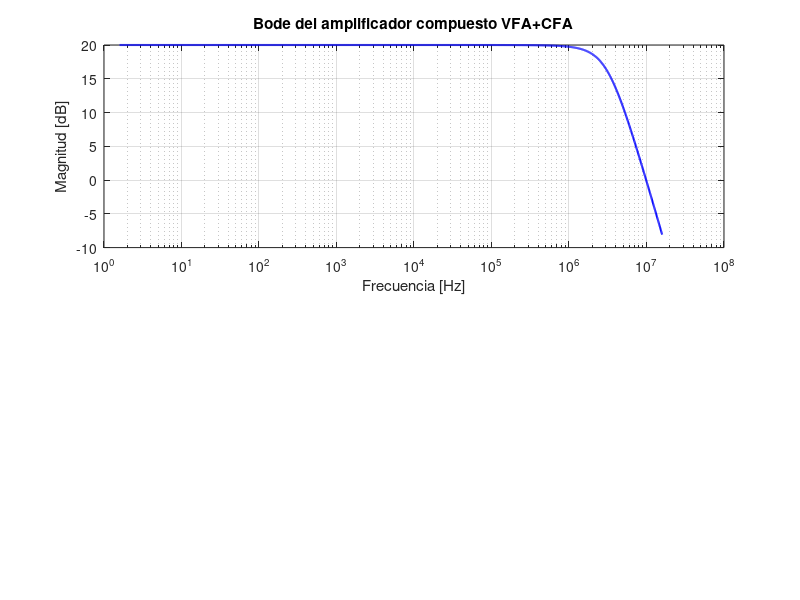

Write the MATLAB code that produced this figure. (Note: this script raises an error after producing the figure.)
% Parámetros
Ad0 = 1e5;              % Ganancia DC
f1 = 10;                % Hz, primer polo
f2 = 5.06e6;            % Hz, segundo polo
Avf2 = 20;              % Ganancia fija del CFA
Avf = 10;               % Ganancia en lazo cerrado deseada

% Convertir frecuencias a rad/s
w1 = 2*pi*f1;
w2 = 2*pi*f2;

% Transferencia en lazo abierto del VFA
s = tf('s');
Avfa = Ad0 / ((1 + s/w1)*(1 + s/w2));

% Multiplicación por el CFA
Acomp = Avfa * Avf2;

% Función de transferencia en lazo cerrado
T = feedback(Acomp, 1/Avf);  % la realimentación ajustada a Avf

% Barrido de frecuencias
w = logspace(1,8,2000);   % de 10 Hz a 100 MHz
f = w/(2*pi);

[mag,phase] = bode(T, w);
mag = squeeze(mag);
phase = squeeze(phase);

% Diagrama de Bode
figure;
subplot(2,1,1)
semilogx(f,20*log10(mag),'b','LineWidth',1.5), grid on
xlabel('Frecuencia [Hz]')
ylabel('Magnitud [dB]')
title('Bode del amplificador compuesto VFA+CFA')

% Línea de referencia de ganancia
yline(20*log10(Avf),'--r','Ganancia DC','LabelHorizontalAlignment','left');

% Marcar frecuencia de -3 dB
[~,idx] = min(abs(20*log10(mag) - (20*log10(Avf)-3)));
f_3db = f(idx);
xline(f_3db,'--k',['f_{-3dB} = ' num2str(f_3db/1e6,'%.2f') ' MHz']);

subplot(2,1,2)
semilogx(f,phase,'b','LineWidth',1.5), grid on
xlabel('Frecuencia [Hz]')
ylabel('Fase [°]')

%%
clear; close all; clc;

% Parámetros
Ad0 = 1e5;
f1 = 10;              % Hz
f2 = 5.06e6;          % Hz
Avf2 = 20;            % ganancia del CFA (lineal)
Avf = 10;             % ganancia a lazo cerrado deseada (lineal)
w1 = 2*pi*f1;
w2 = 2*pi*f2;

% Modelos
s = tf('s');
Avfa = Ad0 / ((1 + s/w1)*(1 + s/w2));   % VFA (LM324) modelo 2 polos
Acomp = Avfa * Avf2;                    % VFA * CFA (en lazo abierto)
% Ganancia de lazo global 
beta = 1/Avf;
L = Acomp * beta;                       % loop gain (A*beta) - convención sin signo
Tcomp = feedback(Acomp, 1/Avf);         % closed-loop transfer (Vo/Vin)

% Respuesta al escalón
tfinal = 2e-6;     % tiempo final 
t = linspace(0, tfinal, 2000);
[y,t] = step(Tcomp, t);

% calcular sobrepico
y_final = y(end);
y_max = max(y);
Mp = (y_max - y_final) / y_final;   
Mp_pct = Mp * 100;

% Obtener zeta a partir de Mp (fórmula clásica para 2º orden)
if Mp <= 0
    zeta = NaN;
else
    lnMp = log(Mp);
    zeta = -lnMp / sqrt(pi^2 + lnMp^2);
end

% Graficar respuesta al escalón y anotar overshoot ---
figure('Units','normalized','Position',[0.2 0.2 0.5 0.5]);
plot(t*1e3, y, 'LineWidth', 1.5); grid on
xlabel('Tiempo [ms]'); ylabel('Salida (V)');
title('Respuesta al escalón del amplificador compuesto (VFA+CFA)');
% anotar
text(0.05*t(end)*1e3, 0.8*y_final, sprintf('Mp = %.2f %%', Mp_pct));
yline(y_final,'--k',sprintf('Valor final = %.4f', y_final),'LabelHorizontalAlignment','left');

